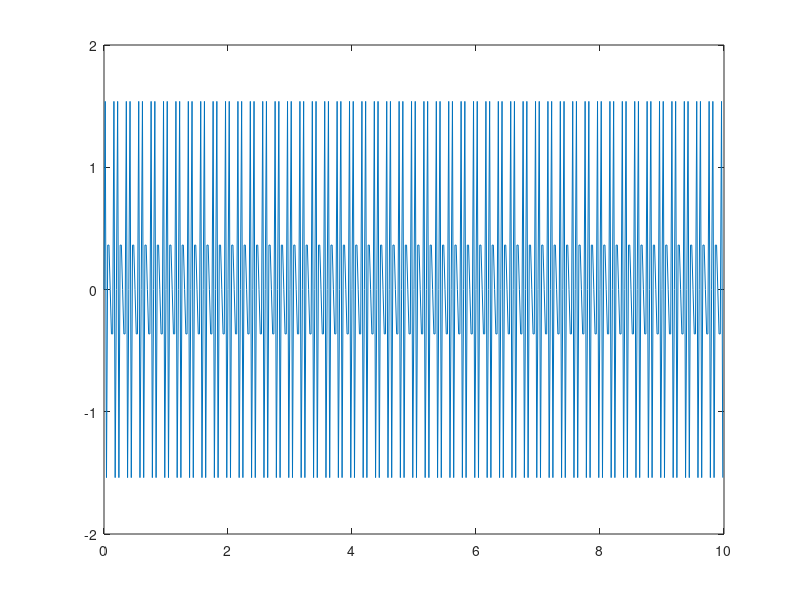
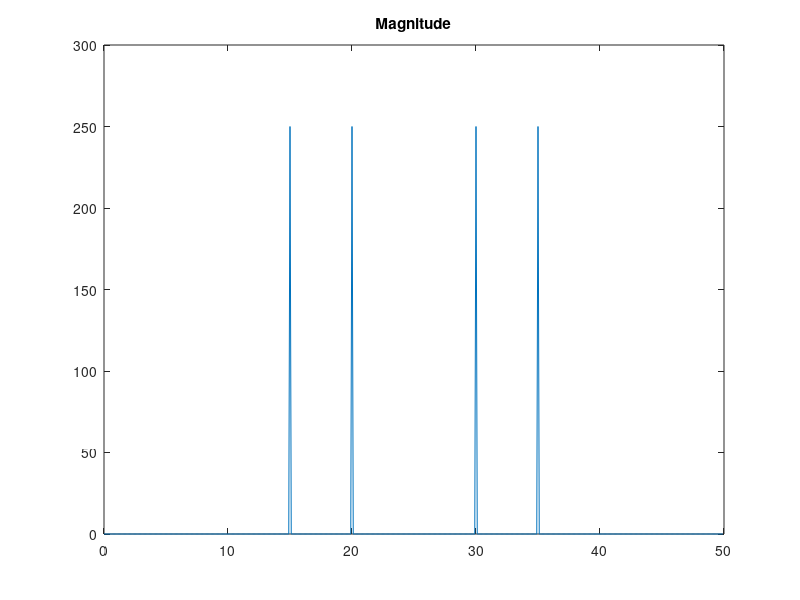
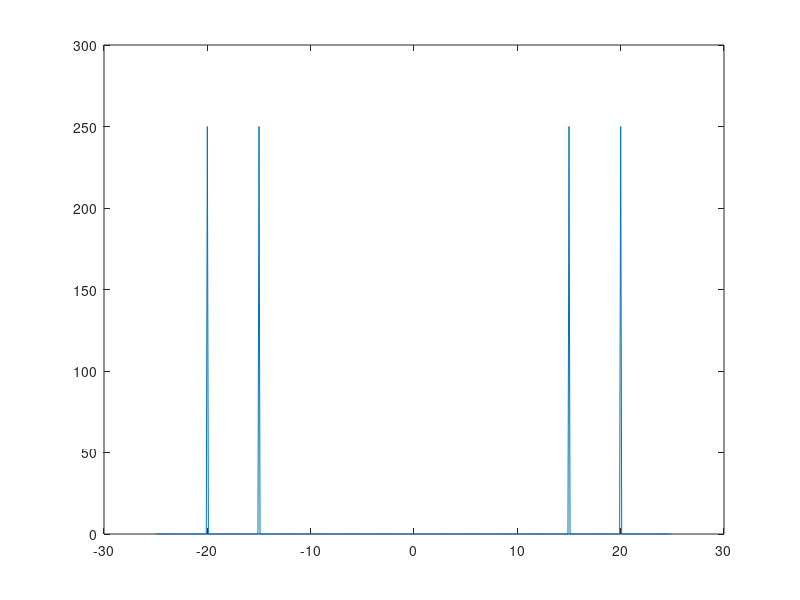

Recreate these plots in MATLAB, in order.

t = 0:1/50:10-1/50;                     
x = sin(2*pi*15*t) + sin(2*pi*20*t);
figure;
plot(t,x)

y = fft(x);     
f = (0: length(y)-1)  *50 / length(y);

figure;
plot(f,abs(y))
title('Magnitude')

n = length(x);                         
fshift = (-n/2:n/2-1)*(50/n);
yshift = fftshift(y);
figure;
plot(fshift,abs(yshift));